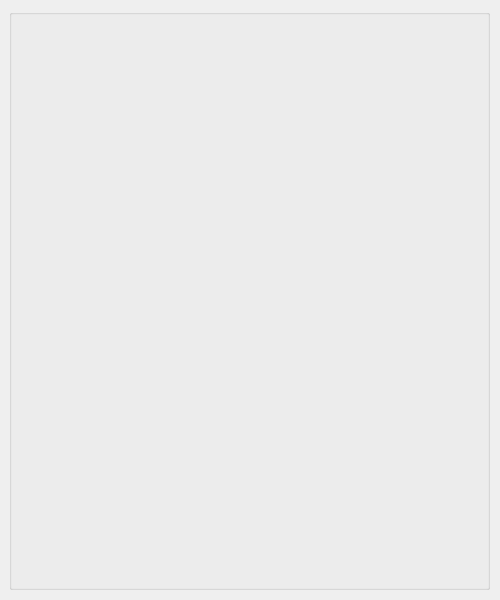
<?xml version="1.0" encoding="UTF-8"?>
<ui version="4.0">
 <class>MainWindow</class>
 <widget class="QMainWindow" name="MainWindow">
  <property name="geometry">
   <rect>
    <x>0</x>
    <y>0</y>
    <width>500</width>
    <height>600</height>
   </rect>
  </property>
  <property name="minimumSize">
   <size>
    <width>500</width>
    <height>600</height>
   </size>
  </property>
  <property name="maximumSize">
   <size>
    <width>500</width>
    <height>600</height>
   </size>
  </property>
  <property name="windowTitle">
   <string>Acerda de</string>
  </property>
  <widget class="QWidget" name="centralwidget">
   <widget class="QGroupBox" name="groupBox">
    <property name="geometry">
     <rect>
      <x>9</x>
      <y>9</y>
      <width>481</width>
      <height>581</height>
     </rect>
    </property>
    <property name="title">
     <string/>
    </property>
   </widget>
  </widget>
 </widget>
 <resources/>
 <connections/>
</ui>
